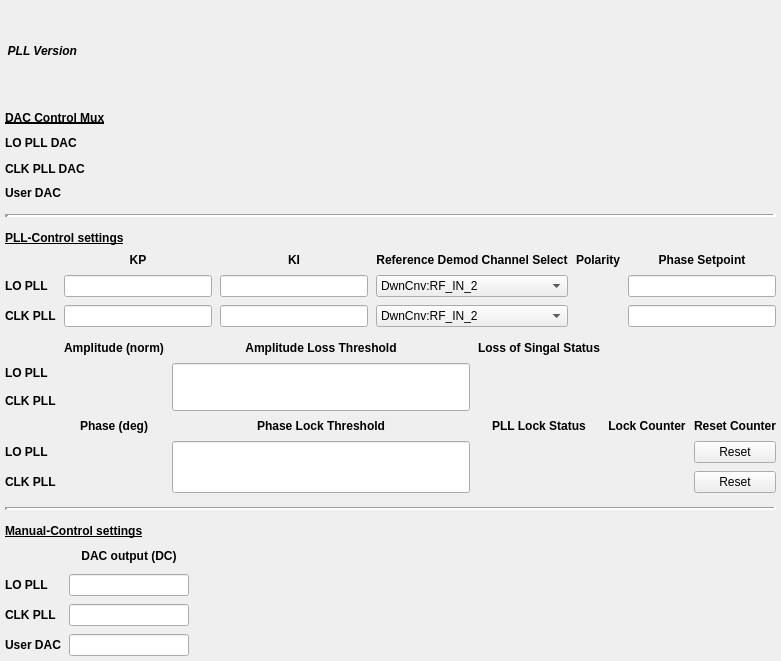
<?xml version="1.0" encoding="UTF-8"?>
<ui version="4.0">
 <class>Form</class>
 <widget class="QWidget" name="Form">
  <property name="geometry">
   <rect>
    <x>0</x>
    <y>0</y>
    <width>781</width>
    <height>661</height>
   </rect>
  </property>
  <property name="windowTitle">
   <string>PLL - ${DEV}</string>
  </property>
  <layout class="QGridLayout" name="gridLayout_2">
   <property name="leftMargin">
    <number>5</number>
   </property>
   <property name="topMargin">
    <number>5</number>
   </property>
   <property name="rightMargin">
    <number>5</number>
   </property>
   <property name="bottomMargin">
    <number>5</number>
   </property>
   <property name="horizontalSpacing">
    <number>12</number>
   </property>
   <property name="verticalSpacing">
    <number>14</number>
   </property>
   <item row="5" column="0">
    <widget class="Line" name="line_3">
     <property name="lineWidth">
      <number>4</number>
     </property>
     <property name="orientation">
      <enum>Qt::Horizontal</enum>
     </property>
    </widget>
   </item>
   <item row="8" column="0">
    <widget class="Line" name="line_2">
     <property name="lineWidth">
      <number>3</number>
     </property>
     <property name="orientation">
      <enum>Qt::Horizontal</enum>
     </property>
    </widget>
   </item>
   <item row="10" column="0">
    <layout class="QGridLayout" name="gridLayout_9">
     <property name="spacing">
      <number>8</number>
     </property>
     <item row="3" column="0">
      <widget class="QLabel" name="label_25">
       <property name="font">
        <font>
         <weight>75</weight>
         <bold>true</bold>
        </font>
       </property>
       <property name="text">
        <string>LO PLL</string>
       </property>
      </widget>
     </item>
     <item row="4" column="0">
      <widget class="QLabel" name="label_26">
       <property name="font">
        <font>
         <weight>75</weight>
         <bold>true</bold>
        </font>
       </property>
       <property name="text">
        <string>CLK PLL</string>
       </property>
      </widget>
     </item>
     <item row="5" column="0">
      <widget class="QLabel" name="label_28">
       <property name="font">
        <font>
         <weight>75</weight>
         <bold>true</bold>
        </font>
       </property>
       <property name="text">
        <string>User DAC</string>
       </property>
      </widget>
     </item>
     <item row="2" column="1">
      <widget class="QLabel" name="label_32">
       <property name="font">
        <font>
         <weight>75</weight>
         <bold>true</bold>
        </font>
       </property>
       <property name="text">
        <string>DAC output (DC)</string>
       </property>
       <property name="alignment">
        <set>Qt::AlignCenter</set>
       </property>
      </widget>
     </item>
     <item row="3" column="1">
      <widget class="PyDMLineEdit" name="PyDMLineEdit_11">
       <property name="maximumSize">
        <size>
         <width>120</width>
         <height>16777215</height>
        </size>
       </property>
       <property name="toolTip">
        <string/>
       </property>
       <property name="alignment">
        <set>Qt::AlignCenter</set>
       </property>
       <property name="alarmSensitiveContent" stdset="0">
        <bool>true</bool>
       </property>
       <property name="channel" stdset="0">
        <string>ca://${DEV}:LO_DAC</string>
       </property>
      </widget>
     </item>
     <item row="4" column="1">
      <widget class="PyDMLineEdit" name="PyDMLineEdit_12">
       <property name="maximumSize">
        <size>
         <width>120</width>
         <height>16777215</height>
        </size>
       </property>
       <property name="toolTip">
        <string/>
       </property>
       <property name="alignment">
        <set>Qt::AlignCenter</set>
       </property>
       <property name="alarmSensitiveContent" stdset="0">
        <bool>true</bool>
       </property>
       <property name="channel" stdset="0">
        <string>ca://${DEV}:CLOCK_DAC</string>
       </property>
      </widget>
     </item>
     <item row="5" column="1">
      <widget class="PyDMLineEdit" name="PyDMLineEdit_16">
       <property name="maximumSize">
        <size>
         <width>120</width>
         <height>16777215</height>
        </size>
       </property>
       <property name="toolTip">
        <string/>
       </property>
       <property name="alignment">
        <set>Qt::AlignCenter</set>
       </property>
       <property name="alarmSensitiveContent" stdset="0">
        <bool>true</bool>
       </property>
       <property name="channel" stdset="0">
        <string>ca://${DEV}:USER_DAC</string>
       </property>
      </widget>
     </item>
     <item row="1" column="0" colspan="2">
      <widget class="QLabel" name="label_42">
       <property name="font">
        <font>
         <weight>75</weight>
         <bold>true</bold>
         <underline>true</underline>
        </font>
       </property>
       <property name="text">
        <string>Manual-Control settings</string>
       </property>
      </widget>
     </item>
     <item row="2" column="2">
      <spacer name="horizontalSpacer_3">
       <property name="orientation">
        <enum>Qt::Horizontal</enum>
       </property>
       <property name="sizeHint" stdset="0">
        <size>
         <width>40</width>
         <height>20</height>
        </size>
       </property>
      </spacer>
     </item>
    </layout>
   </item>
   <item row="7" column="0">
    <layout class="QGridLayout" name="gridLayout_6">
     <property name="spacing">
      <number>8</number>
     </property>
     <item row="1" column="3">
      <widget class="PyDMLabel" name="PyDMLabel_13">
       <property name="toolTip">
        <string/>
       </property>
       <property name="alignment">
        <set>Qt::AlignCenter</set>
       </property>
       <property name="alarmSensitiveContent" stdset="0">
        <bool>true</bool>
       </property>
       <property name="channel" stdset="0">
        <string>ca://${DEV}:LO_LOSSSTATUS</string>
       </property>
       <property name="displayFormat" stdset="0">
        <enum>PyDMLabel::String</enum>
       </property>
      </widget>
     </item>
     <item row="5" column="3">
      <widget class="PyDMLabel" name="PyDMLabel_10">
       <property name="toolTip">
        <string/>
       </property>
       <property name="alignment">
        <set>Qt::AlignCenter</set>
       </property>
       <property name="alarmSensitiveContent" stdset="0">
        <bool>true</bool>
       </property>
       <property name="channel" stdset="0">
        <string>ca://${DEV}:CLOCK_LOCKSTATUS</string>
       </property>
       <property name="displayFormat" stdset="0">
        <enum>PyDMLabel::String</enum>
       </property>
      </widget>
     </item>
     <item row="2" column="1">
      <widget class="PyDMLabel" name="PyDMLabel_8">
       <property name="minimumSize">
        <size>
         <width>0</width>
         <height>20</height>
        </size>
       </property>
       <property name="toolTip">
        <string/>
       </property>
       <property name="alignment">
        <set>Qt::AlignCenter</set>
       </property>
       <property name="alarmSensitiveContent" stdset="0">
        <bool>true</bool>
       </property>
       <property name="channel" stdset="0">
        <string>ca://${DEV}:CLOCK_AMPL</string>
       </property>
      </widget>
     </item>
     <item row="0" column="3">
      <widget class="QLabel" name="label_8">
       <property name="font">
        <font>
         <weight>75</weight>
         <bold>true</bold>
        </font>
       </property>
       <property name="text">
        <string>Loss of Singal Status</string>
       </property>
       <property name="alignment">
        <set>Qt::AlignCenter</set>
       </property>
      </widget>
     </item>
     <item row="4" column="3">
      <widget class="PyDMLabel" name="PyDMLabel_9">
       <property name="toolTip">
        <string/>
       </property>
       <property name="alignment">
        <set>Qt::AlignCenter</set>
       </property>
       <property name="alarmSensitiveContent" stdset="0">
        <bool>true</bool>
       </property>
       <property name="channel" stdset="0">
        <string>ca://${DEV}:LO_LOCKSTATUS</string>
       </property>
       <property name="displayFormat" stdset="0">
        <enum>PyDMLabel::String</enum>
       </property>
      </widget>
     </item>
     <item row="3" column="5">
      <widget class="QLabel" name="label_11">
       <property name="font">
        <font>
         <weight>75</weight>
         <bold>true</bold>
        </font>
       </property>
       <property name="text">
        <string>Reset Counter</string>
       </property>
       <property name="alignment">
        <set>Qt::AlignCenter</set>
       </property>
      </widget>
     </item>
     <item row="5" column="4">
      <widget class="PyDMLabel" name="PyDMLabel_12">
       <property name="toolTip">
        <string/>
       </property>
       <property name="alignment">
        <set>Qt::AlignCenter</set>
       </property>
       <property name="alarmSensitiveContent" stdset="0">
        <bool>true</bool>
       </property>
       <property name="channel" stdset="0">
        <string>ca://${DEV}:CLOCK_LOCKCNT</string>
       </property>
      </widget>
     </item>
     <item row="1" column="0">
      <widget class="QLabel" name="label_9">
       <property name="font">
        <font>
         <weight>75</weight>
         <bold>true</bold>
        </font>
       </property>
       <property name="text">
        <string>LO PLL</string>
       </property>
      </widget>
     </item>
     <item row="4" column="2" rowspan="2">
      <widget class="PyDMLineEdit" name="PyDMLineEdit_15">
       <property name="sizePolicy">
        <sizepolicy hsizetype="Expanding" vsizetype="Expanding">
         <horstretch>0</horstretch>
         <verstretch>0</verstretch>
        </sizepolicy>
       </property>
       <property name="toolTip">
        <string/>
       </property>
       <property name="alignment">
        <set>Qt::AlignCenter</set>
       </property>
       <property name="alarmSensitiveContent" stdset="0">
        <bool>true</bool>
       </property>
       <property name="channel" stdset="0">
        <string>ca://${DEV}:LOSS_THRESHOLD</string>
       </property>
      </widget>
     </item>
     <item row="2" column="3">
      <widget class="PyDMLabel" name="PyDMLabel_14">
       <property name="toolTip">
        <string/>
       </property>
       <property name="alignment">
        <set>Qt::AlignCenter</set>
       </property>
       <property name="alarmSensitiveContent" stdset="0">
        <bool>true</bool>
       </property>
       <property name="channel" stdset="0">
        <string>ca://${DEV}:CLOCK_LOSSSTATUS</string>
       </property>
       <property name="displayFormat" stdset="0">
        <enum>PyDMLabel::String</enum>
       </property>
      </widget>
     </item>
     <item row="2" column="0">
      <widget class="QLabel" name="label_10">
       <property name="font">
        <font>
         <weight>75</weight>
         <bold>true</bold>
        </font>
       </property>
       <property name="text">
        <string>CLK PLL</string>
       </property>
      </widget>
     </item>
     <item row="3" column="1">
      <widget class="QLabel" name="label_4">
       <property name="font">
        <font>
         <weight>75</weight>
         <bold>true</bold>
        </font>
       </property>
       <property name="text">
        <string>Phase (deg)</string>
       </property>
       <property name="alignment">
        <set>Qt::AlignCenter</set>
       </property>
      </widget>
     </item>
     <item row="0" column="2">
      <widget class="QLabel" name="label_23">
       <property name="font">
        <font>
         <weight>75</weight>
         <bold>true</bold>
        </font>
       </property>
       <property name="text">
        <string>Amplitude Loss Threshold</string>
       </property>
       <property name="alignment">
        <set>Qt::AlignCenter</set>
       </property>
      </widget>
     </item>
     <item row="5" column="0">
      <widget class="QLabel" name="label_20">
       <property name="font">
        <font>
         <weight>75</weight>
         <bold>true</bold>
        </font>
       </property>
       <property name="text">
        <string>CLK PLL</string>
       </property>
      </widget>
     </item>
     <item row="1" column="2" rowspan="2">
      <widget class="PyDMLineEdit" name="PyDMLineEdit_14">
       <property name="sizePolicy">
        <sizepolicy hsizetype="Expanding" vsizetype="Expanding">
         <horstretch>0</horstretch>
         <verstretch>0</verstretch>
        </sizepolicy>
       </property>
       <property name="toolTip">
        <string/>
       </property>
       <property name="alignment">
        <set>Qt::AlignCenter</set>
       </property>
       <property name="alarmSensitiveContent" stdset="0">
        <bool>true</bool>
       </property>
       <property name="channel" stdset="0">
        <string>ca://${DEV}:LOCK_THRESHOLD</string>
       </property>
      </widget>
     </item>
     <item row="3" column="2">
      <widget class="QLabel" name="label_22">
       <property name="font">
        <font>
         <weight>75</weight>
         <bold>true</bold>
        </font>
       </property>
       <property name="text">
        <string>Phase Lock Threshold</string>
       </property>
       <property name="alignment">
        <set>Qt::AlignCenter</set>
       </property>
      </widget>
     </item>
     <item row="0" column="1">
      <widget class="QLabel" name="label_5">
       <property name="font">
        <font>
         <weight>75</weight>
         <bold>true</bold>
        </font>
       </property>
       <property name="text">
        <string>Amplitude (norm)</string>
       </property>
       <property name="alignment">
        <set>Qt::AlignCenter</set>
       </property>
      </widget>
     </item>
     <item row="4" column="4">
      <widget class="PyDMLabel" name="PyDMLabel_11">
       <property name="toolTip">
        <string/>
       </property>
       <property name="alignment">
        <set>Qt::AlignCenter</set>
       </property>
       <property name="alarmSensitiveContent" stdset="0">
        <bool>true</bool>
       </property>
       <property name="channel" stdset="0">
        <string>ca://${DEV}:LO_LOCKCNT</string>
       </property>
      </widget>
     </item>
     <item row="3" column="3">
      <widget class="QLabel" name="label_14">
       <property name="font">
        <font>
         <weight>75</weight>
         <bold>true</bold>
        </font>
       </property>
       <property name="text">
        <string>PLL Lock Status</string>
       </property>
       <property name="alignment">
        <set>Qt::AlignCenter</set>
       </property>
      </widget>
     </item>
     <item row="5" column="1">
      <widget class="PyDMLabel" name="PyDMLabel_6">
       <property name="minimumSize">
        <size>
         <width>0</width>
         <height>20</height>
        </size>
       </property>
       <property name="toolTip">
        <string/>
       </property>
       <property name="alignment">
        <set>Qt::AlignCenter</set>
       </property>
       <property name="alarmSensitiveContent" stdset="0">
        <bool>true</bool>
       </property>
       <property name="channel" stdset="0">
        <string>ca://${DEV}:CLOCK_PHASE</string>
       </property>
      </widget>
     </item>
     <item row="4" column="1">
      <widget class="PyDMLabel" name="PyDMLabel_5">
       <property name="minimumSize">
        <size>
         <width>0</width>
         <height>20</height>
        </size>
       </property>
       <property name="toolTip">
        <string/>
       </property>
       <property name="alignment">
        <set>Qt::AlignCenter</set>
       </property>
       <property name="alarmSensitiveContent" stdset="0">
        <bool>true</bool>
       </property>
       <property name="channel" stdset="0">
        <string>ca://${DEV}:LO_PHASE</string>
       </property>
      </widget>
     </item>
     <item row="4" column="0">
      <widget class="QLabel" name="label_15">
       <property name="font">
        <font>
         <weight>75</weight>
         <bold>true</bold>
        </font>
       </property>
       <property name="text">
        <string>LO PLL</string>
       </property>
      </widget>
     </item>
     <item row="5" column="5">
      <widget class="PyDMPushButton" name="PyDMPushButton_2">
       <property name="toolTip">
        <string/>
       </property>
       <property name="text">
        <string>Reset</string>
       </property>
       <property name="checkable">
        <bool>false</bool>
       </property>
       <property name="channel" stdset="0">
        <string>ca://${DEV}:CLOCK_LOCKCNTRESET</string>
       </property>
       <property name="pressValue" stdset="0">
        <string>1</string>
       </property>
      </widget>
     </item>
     <item row="4" column="5">
      <widget class="PyDMPushButton" name="PyDMPushButton">
       <property name="toolTip">
        <string/>
       </property>
       <property name="text">
        <string>Reset</string>
       </property>
       <property name="checkable">
        <bool>false</bool>
       </property>
       <property name="channel" stdset="0">
        <string>ca://${DEV}:LO_LOCKCNTRESET</string>
       </property>
       <property name="pressValue" stdset="0">
        <string>1</string>
       </property>
      </widget>
     </item>
     <item row="3" column="4">
      <widget class="QLabel" name="label_7">
       <property name="font">
        <font>
         <weight>75</weight>
         <bold>true</bold>
        </font>
       </property>
       <property name="text">
        <string>Lock Counter</string>
       </property>
       <property name="alignment">
        <set>Qt::AlignCenter</set>
       </property>
      </widget>
     </item>
     <item row="1" column="1">
      <widget class="PyDMLabel" name="PyDMLabel_7">
       <property name="minimumSize">
        <size>
         <width>0</width>
         <height>20</height>
        </size>
       </property>
       <property name="toolTip">
        <string/>
       </property>
       <property name="alignment">
        <set>Qt::AlignCenter</set>
       </property>
       <property name="alarmSensitiveContent" stdset="0">
        <bool>true</bool>
       </property>
       <property name="channel" stdset="0">
        <string>ca://${DEV}:LO_AMPL</string>
       </property>
      </widget>
     </item>
    </layout>
   </item>
   <item row="6" column="0">
    <layout class="QGridLayout" name="gridLayout_3">
     <property name="spacing">
      <number>8</number>
     </property>
     <item row="5" column="0">
      <widget class="QLabel" name="label_17">
       <property name="font">
        <font>
         <weight>75</weight>
         <bold>true</bold>
        </font>
       </property>
       <property name="text">
        <string>CLK PLL</string>
       </property>
      </widget>
     </item>
     <item row="5" column="2">
      <widget class="PyDMLineEdit" name="PyDMLineEdit_4">
       <property name="toolTip">
        <string/>
       </property>
       <property name="alignment">
        <set>Qt::AlignCenter</set>
       </property>
       <property name="alarmSensitiveContent" stdset="0">
        <bool>true</bool>
       </property>
       <property name="channel" stdset="0">
        <string>ca://${DEV}:CLOCK_KI</string>
       </property>
      </widget>
     </item>
     <item row="2" column="4">
      <widget class="QLabel" name="label_19">
       <property name="font">
        <font>
         <weight>75</weight>
         <bold>true</bold>
        </font>
       </property>
       <property name="text">
        <string>Polarity</string>
       </property>
       <property name="alignment">
        <set>Qt::AlignCenter</set>
       </property>
      </widget>
     </item>
     <item row="2" column="2">
      <widget class="QLabel" name="label_13">
       <property name="font">
        <font>
         <weight>75</weight>
         <bold>true</bold>
        </font>
       </property>
       <property name="text">
        <string>KI</string>
       </property>
       <property name="alignment">
        <set>Qt::AlignCenter</set>
       </property>
      </widget>
     </item>
     <item row="2" column="1">
      <widget class="QLabel" name="label_12">
       <property name="font">
        <font>
         <weight>75</weight>
         <bold>true</bold>
        </font>
       </property>
       <property name="text">
        <string>KP</string>
       </property>
       <property name="alignment">
        <set>Qt::AlignCenter</set>
       </property>
      </widget>
     </item>
     <item row="2" column="5">
      <widget class="QLabel" name="label_21">
       <property name="font">
        <font>
         <weight>75</weight>
         <bold>true</bold>
        </font>
       </property>
       <property name="text">
        <string>Phase Setpoint</string>
       </property>
       <property name="alignment">
        <set>Qt::AlignCenter</set>
       </property>
      </widget>
     </item>
     <item row="5" column="1">
      <widget class="PyDMLineEdit" name="PyDMLineEdit_2">
       <property name="toolTip">
        <string/>
       </property>
       <property name="alignment">
        <set>Qt::AlignCenter</set>
       </property>
       <property name="alarmSensitiveContent" stdset="0">
        <bool>true</bool>
       </property>
       <property name="channel" stdset="0">
        <string>ca://${DEV}:CLOCK_KP</string>
       </property>
      </widget>
     </item>
     <item row="3" column="5">
      <widget class="PyDMLineEdit" name="PyDMLineEdit_10">
       <property name="toolTip">
        <string/>
       </property>
       <property name="alignment">
        <set>Qt::AlignCenter</set>
       </property>
       <property name="alarmSensitiveContent" stdset="0">
        <bool>true</bool>
       </property>
       <property name="channel" stdset="0">
        <string>ca://${DEV}:LO_PLLSETPHASE</string>
       </property>
      </widget>
     </item>
     <item row="5" column="4">
      <widget class="PyDMEnumButton" name="PyDMEnumButton_2">
       <property name="sizePolicy">
        <sizepolicy hsizetype="Preferred" vsizetype="Fixed">
         <horstretch>0</horstretch>
         <verstretch>0</verstretch>
        </sizepolicy>
       </property>
       <property name="maximumSize">
        <size>
         <width>16777215</width>
         <height>30</height>
        </size>
       </property>
       <property name="toolTip">
        <string/>
       </property>
       <property name="styleSheet">
        <string notr="true">QPushButton{font: 8px;}</string>
       </property>
       <property name="channel" stdset="0">
        <string>ca://${DEV}:CLOCK_POL</string>
       </property>
       <property name="orientation" stdset="0">
        <enum>Qt::Horizontal</enum>
       </property>
       <property name="marginTop" stdset="0">
        <number>0</number>
       </property>
       <property name="marginBottom" stdset="0">
        <number>0</number>
       </property>
       <property name="marginLeft" stdset="0">
        <number>0</number>
       </property>
       <property name="marginRight" stdset="0">
        <number>0</number>
       </property>
       <property name="horizontalSpacing" stdset="0">
        <number>0</number>
       </property>
       <property name="verticalSpacing" stdset="0">
        <number>0</number>
       </property>
      </widget>
     </item>
     <item row="3" column="1">
      <widget class="PyDMLineEdit" name="PyDMLineEdit">
       <property name="toolTip">
        <string/>
       </property>
       <property name="alignment">
        <set>Qt::AlignCenter</set>
       </property>
       <property name="alarmSensitiveContent" stdset="0">
        <bool>true</bool>
       </property>
       <property name="channel" stdset="0">
        <string>ca://${DEV}:LO_KP</string>
       </property>
      </widget>
     </item>
     <item row="3" column="0">
      <widget class="QLabel" name="label_16">
       <property name="font">
        <font>
         <weight>75</weight>
         <bold>true</bold>
        </font>
       </property>
       <property name="text">
        <string>LO PLL</string>
       </property>
      </widget>
     </item>
     <item row="3" column="3">
      <widget class="PyDMEnumComboBox" name="PyDMEnumComboBox">
       <property name="toolTip">
        <string/>
       </property>
       <property name="channel" stdset="0">
        <string>ca://${DEV}:LO_REFSELECT</string>
       </property>
       <item>
        <property name="text">
         <string>DwnCnv:RF_IN_2</string>
        </property>
       </item>
       <item>
        <property name="text">
         <string>DwnCnv:RF_IN_1</string>
        </property>
       </item>
       <item>
        <property name="text">
         <string>DwnCnv:RF_IN_4</string>
        </property>
       </item>
       <item>
        <property name="text">
         <string>DwnCnv:RF_IN_3</string>
        </property>
       </item>
       <item>
        <property name="text">
         <string>DwnCnv:RF_IN_6</string>
        </property>
       </item>
       <item>
        <property name="text">
         <string>DwnCnv:RF_IN_5</string>
        </property>
       </item>
       <item>
        <property name="text">
         <string>UpCnv:RF_IN_2</string>
        </property>
       </item>
       <item>
        <property name="text">
         <string>UpCnv:RF_IN_1</string>
        </property>
       </item>
       <item>
        <property name="text">
         <string>UpCnv:RF_IN_3</string>
        </property>
       </item>
       <item>
        <property name="text">
         <string>UpCnv:RF_OUT_MON</string>
        </property>
       </item>
       <item>
        <property name="text">
         <string>UpCnv:TRIG_MON</string>
        </property>
       </item>
       <item>
        <property name="text">
         <string>UpCnv:DC_IN_1</string>
        </property>
       </item>
      </widget>
     </item>
     <item row="3" column="2">
      <widget class="PyDMLineEdit" name="PyDMLineEdit_3">
       <property name="toolTip">
        <string/>
       </property>
       <property name="alignment">
        <set>Qt::AlignCenter</set>
       </property>
       <property name="alarmSensitiveContent" stdset="0">
        <bool>true</bool>
       </property>
       <property name="channel" stdset="0">
        <string>ca://${DEV}:LO_KI</string>
       </property>
      </widget>
     </item>
     <item row="5" column="5">
      <widget class="PyDMLineEdit" name="PyDMLineEdit_9">
       <property name="toolTip">
        <string/>
       </property>
       <property name="alignment">
        <set>Qt::AlignCenter</set>
       </property>
       <property name="alarmSensitiveContent" stdset="0">
        <bool>true</bool>
       </property>
       <property name="channel" stdset="0">
        <string>ca://${DEV}:CLOCK_PLLSETPHASE</string>
       </property>
      </widget>
     </item>
     <item row="3" column="4">
      <widget class="PyDMEnumButton" name="PyDMEnumButton">
       <property name="sizePolicy">
        <sizepolicy hsizetype="Preferred" vsizetype="Fixed">
         <horstretch>0</horstretch>
         <verstretch>0</verstretch>
        </sizepolicy>
       </property>
       <property name="maximumSize">
        <size>
         <width>16777215</width>
         <height>30</height>
        </size>
       </property>
       <property name="toolTip">
        <string/>
       </property>
       <property name="styleSheet">
        <string notr="true">QPushButton{font: 8px;}</string>
       </property>
       <property name="channel" stdset="0">
        <string>ca://${DEV}:LO_POL</string>
       </property>
       <property name="orientation" stdset="0">
        <enum>Qt::Horizontal</enum>
       </property>
       <property name="marginTop" stdset="0">
        <number>0</number>
       </property>
       <property name="marginBottom" stdset="0">
        <number>0</number>
       </property>
       <property name="marginLeft" stdset="0">
        <number>0</number>
       </property>
       <property name="marginRight" stdset="0">
        <number>0</number>
       </property>
       <property name="horizontalSpacing" stdset="0">
        <number>0</number>
       </property>
       <property name="verticalSpacing" stdset="0">
        <number>0</number>
       </property>
      </widget>
     </item>
     <item row="2" column="3">
      <widget class="QLabel" name="label_18">
       <property name="font">
        <font>
         <weight>75</weight>
         <bold>true</bold>
        </font>
       </property>
       <property name="text">
        <string>Reference Demod Channel Select</string>
       </property>
       <property name="alignment">
        <set>Qt::AlignCenter</set>
       </property>
      </widget>
     </item>
     <item row="5" column="3">
      <widget class="PyDMEnumComboBox" name="PyDMEnumComboBox_2">
       <property name="toolTip">
        <string/>
       </property>
       <property name="channel" stdset="0">
        <string>ca://${DEV}:CLOCK_REFSELECT</string>
       </property>
       <item>
        <property name="text">
         <string>DwnCnv:RF_IN_2</string>
        </property>
       </item>
       <item>
        <property name="text">
         <string>DwnCnv:RF_IN_1</string>
        </property>
       </item>
       <item>
        <property name="text">
         <string>DwnCnv:RF_IN_4</string>
        </property>
       </item>
       <item>
        <property name="text">
         <string>DwnCnv:RF_IN_3</string>
        </property>
       </item>
       <item>
        <property name="text">
         <string>DwnCnv:RF_IN_6</string>
        </property>
       </item>
       <item>
        <property name="text">
         <string>DwnCnv:RF_IN_5</string>
        </property>
       </item>
       <item>
        <property name="text">
         <string>UpCnv:RF_IN_2</string>
        </property>
       </item>
       <item>
        <property name="text">
         <string>UpCnv:RF_IN_1</string>
        </property>
       </item>
       <item>
        <property name="text">
         <string>UpCnv:RF_IN_3</string>
        </property>
       </item>
       <item>
        <property name="text">
         <string>UpCnv:RF_OUT_MON</string>
        </property>
       </item>
       <item>
        <property name="text">
         <string>UpCnv:TRIG_MON</string>
        </property>
       </item>
       <item>
        <property name="text">
         <string>UpCnv:DC_IN_1</string>
        </property>
       </item>
      </widget>
     </item>
     <item row="1" column="0" colspan="6">
      <widget class="QLabel" name="label_41">
       <property name="font">
        <font>
         <weight>75</weight>
         <bold>true</bold>
         <underline>true</underline>
        </font>
       </property>
       <property name="text">
        <string>PLL-Control settings</string>
       </property>
      </widget>
     </item>
    </layout>
   </item>
   <item row="0" column="0">
    <layout class="QHBoxLayout" name="horizontalLayout_3">
     <property name="spacing">
      <number>5</number>
     </property>
     <property name="leftMargin">
      <number>2</number>
     </property>
     <property name="topMargin">
      <number>2</number>
     </property>
     <property name="rightMargin">
      <number>2</number>
     </property>
     <property name="bottomMargin">
      <number>2</number>
     </property>
     <item>
      <widget class="QLabel" name="label">
       <property name="font">
        <font>
         <weight>75</weight>
         <italic>true</italic>
         <bold>true</bold>
        </font>
       </property>
       <property name="text">
        <string>PLL Version</string>
       </property>
       <property name="alignment">
        <set>Qt::AlignRight|Qt::AlignTrailing|Qt::AlignVCenter</set>
       </property>
      </widget>
     </item>
     <item>
      <widget class="PyDMLabel" name="PyDMLabel_15">
       <property name="toolTip">
        <string/>
       </property>
       <property name="channel" stdset="0">
        <string>ca://${DEV}:PLL_VER</string>
       </property>
       <property name="displayFormat" stdset="0">
        <enum>PyDMLabel::Hex</enum>
       </property>
      </widget>
     </item>
     <item>
      <spacer name="horizontalSpacer">
       <property name="orientation">
        <enum>Qt::Horizontal</enum>
       </property>
       <property name="sizeHint" stdset="0">
        <size>
         <width>40</width>
         <height>20</height>
        </size>
       </property>
      </spacer>
     </item>
    </layout>
   </item>
   <item row="3" column="0">
    <layout class="QGridLayout" name="gridLayout_8">
     <property name="spacing">
      <number>8</number>
     </property>
     <item row="1" column="3">
      <spacer name="horizontalSpacer_2">
       <property name="orientation">
        <enum>Qt::Horizontal</enum>
       </property>
       <property name="sizeHint" stdset="0">
        <size>
         <width>40</width>
         <height>20</height>
        </size>
       </property>
      </spacer>
     </item>
     <item row="2" column="1" colspan="2">
      <widget class="PyDMEnumButton" name="PyDMEnumButton_12">
       <property name="sizePolicy">
        <sizepolicy hsizetype="Preferred" vsizetype="Fixed">
         <horstretch>0</horstretch>
         <verstretch>0</verstretch>
        </sizepolicy>
       </property>
       <property name="minimumSize">
        <size>
         <width>0</width>
         <height>0</height>
        </size>
       </property>
       <property name="maximumSize">
        <size>
         <width>16777215</width>
         <height>30</height>
        </size>
       </property>
       <property name="toolTip">
        <string/>
       </property>
       <property name="styleSheet">
        <string notr="true">QPushButton{font: 8px;}</string>
       </property>
       <property name="channel" stdset="0">
        <string>ca://${DEV}:CLOCK_DACMUX</string>
       </property>
       <property name="orientation" stdset="0">
        <enum>Qt::Horizontal</enum>
       </property>
       <property name="marginTop" stdset="0">
        <number>0</number>
       </property>
       <property name="marginBottom" stdset="0">
        <number>0</number>
       </property>
       <property name="marginLeft" stdset="0">
        <number>0</number>
       </property>
       <property name="marginRight" stdset="0">
        <number>0</number>
       </property>
       <property name="horizontalSpacing" stdset="0">
        <number>0</number>
       </property>
       <property name="verticalSpacing" stdset="0">
        <number>0</number>
       </property>
      </widget>
     </item>
     <item row="2" column="0">
      <widget class="QLabel" name="label_39">
       <property name="font">
        <font>
         <weight>75</weight>
         <bold>true</bold>
        </font>
       </property>
       <property name="text">
        <string>CLK PLL DAC</string>
       </property>
      </widget>
     </item>
     <item row="3" column="1" colspan="3">
      <widget class="PyDMEnumButton" name="PyDMEnumButton_8">
       <property name="sizePolicy">
        <sizepolicy hsizetype="Preferred" vsizetype="Fixed">
         <horstretch>0</horstretch>
         <verstretch>0</verstretch>
        </sizepolicy>
       </property>
       <property name="minimumSize">
        <size>
         <width>0</width>
         <height>0</height>
        </size>
       </property>
       <property name="maximumSize">
        <size>
         <width>16777215</width>
         <height>30</height>
        </size>
       </property>
       <property name="toolTip">
        <string/>
       </property>
       <property name="styleSheet">
        <string notr="true">QPushButton{font: 8px;}</string>
       </property>
       <property name="channel" stdset="0">
        <string>ca://${DEV}:USER_DACMUX</string>
       </property>
       <property name="orientation" stdset="0">
        <enum>Qt::Horizontal</enum>
       </property>
       <property name="marginTop" stdset="0">
        <number>0</number>
       </property>
       <property name="marginBottom" stdset="0">
        <number>0</number>
       </property>
       <property name="marginLeft" stdset="0">
        <number>0</number>
       </property>
       <property name="marginRight" stdset="0">
        <number>0</number>
       </property>
       <property name="horizontalSpacing" stdset="0">
        <number>0</number>
       </property>
       <property name="verticalSpacing" stdset="0">
        <number>0</number>
       </property>
      </widget>
     </item>
     <item row="3" column="0">
      <widget class="QLabel" name="label_40">
       <property name="font">
        <font>
         <weight>75</weight>
         <bold>true</bold>
        </font>
       </property>
       <property name="text">
        <string>User DAC</string>
       </property>
      </widget>
     </item>
     <item row="1" column="1" colspan="2">
      <widget class="PyDMEnumButton" name="PyDMEnumButton_13">
       <property name="sizePolicy">
        <sizepolicy hsizetype="Preferred" vsizetype="Fixed">
         <horstretch>0</horstretch>
         <verstretch>0</verstretch>
        </sizepolicy>
       </property>
       <property name="minimumSize">
        <size>
         <width>0</width>
         <height>0</height>
        </size>
       </property>
       <property name="maximumSize">
        <size>
         <width>16777215</width>
         <height>30</height>
        </size>
       </property>
       <property name="toolTip">
        <string/>
       </property>
       <property name="styleSheet">
        <string notr="true">QPushButton{font: 8px;}</string>
       </property>
       <property name="channel" stdset="0">
        <string>ca://${DEV}:LO_DACMUX</string>
       </property>
       <property name="orientation" stdset="0">
        <enum>Qt::Horizontal</enum>
       </property>
       <property name="marginTop" stdset="0">
        <number>0</number>
       </property>
       <property name="marginBottom" stdset="0">
        <number>0</number>
       </property>
       <property name="marginLeft" stdset="0">
        <number>0</number>
       </property>
       <property name="marginRight" stdset="0">
        <number>0</number>
       </property>
       <property name="horizontalSpacing" stdset="0">
        <number>0</number>
       </property>
       <property name="verticalSpacing" stdset="0">
        <number>0</number>
       </property>
      </widget>
     </item>
     <item row="1" column="0">
      <widget class="QLabel" name="label_38">
       <property name="font">
        <font>
         <weight>75</weight>
         <bold>true</bold>
        </font>
       </property>
       <property name="text">
        <string>LO PLL DAC</string>
       </property>
      </widget>
     </item>
     <item row="0" column="0" colspan="3">
      <widget class="QLabel" name="label_31">
       <property name="font">
        <font>
         <weight>75</weight>
         <bold>true</bold>
         <underline>true</underline>
        </font>
       </property>
       <property name="text">
        <string>DAC Control Mux</string>
       </property>
      </widget>
     </item>
     <item row="1" column="4">
      <spacer name="horizontalSpacer_4">
       <property name="orientation">
        <enum>Qt::Horizontal</enum>
       </property>
       <property name="sizeHint" stdset="0">
        <size>
         <width>40</width>
         <height>20</height>
        </size>
       </property>
      </spacer>
     </item>
    </layout>
   </item>
  </layout>
 </widget>
 <customwidgets>
  <customwidget>
   <class>PyDMLabel</class>
   <extends>QLabel</extends>
   <header>pydm.widgets.label</header>
  </customwidget>
  <customwidget>
   <class>PyDMLineEdit</class>
   <extends>QLineEdit</extends>
   <header>pydm.widgets.line_edit</header>
  </customwidget>
  <customwidget>
   <class>PyDMEnumButton</class>
   <extends>QWidget</extends>
   <header>pydm.widgets.enum_button</header>
  </customwidget>
  <customwidget>
   <class>PyDMPushButton</class>
   <extends>QPushButton</extends>
   <header>pydm.widgets.pushbutton</header>
  </customwidget>
  <customwidget>
   <class>PyDMEnumComboBox</class>
   <extends>QComboBox</extends>
   <header>pydm.widgets.enum_combo_box</header>
  </customwidget>
 </customwidgets>
 <resources/>
 <connections/>
</ui>
